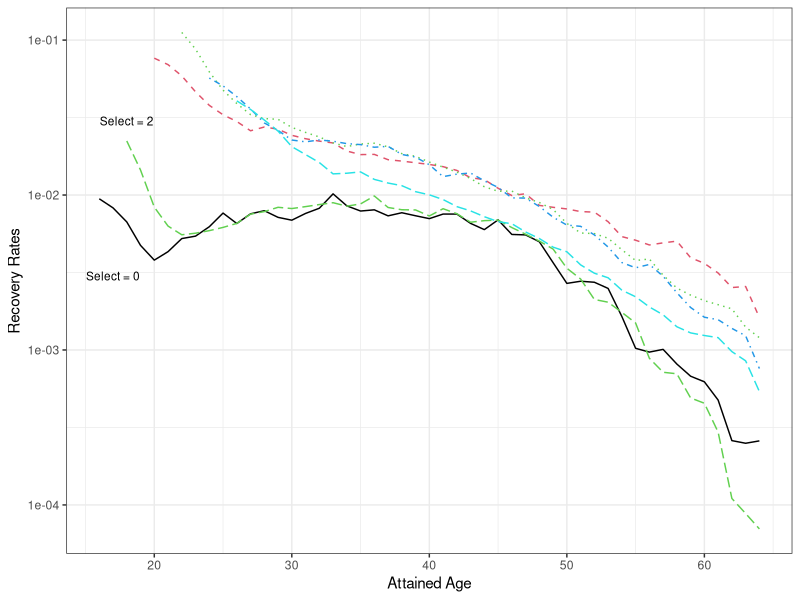
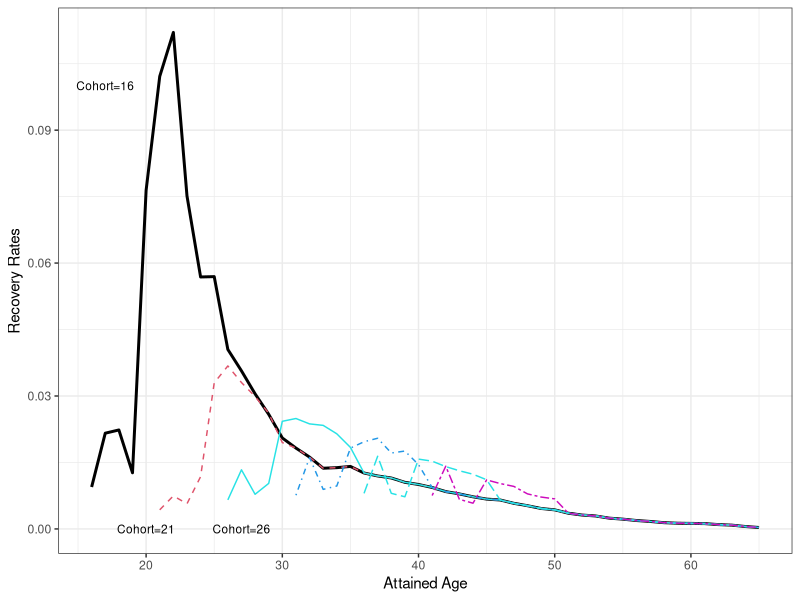
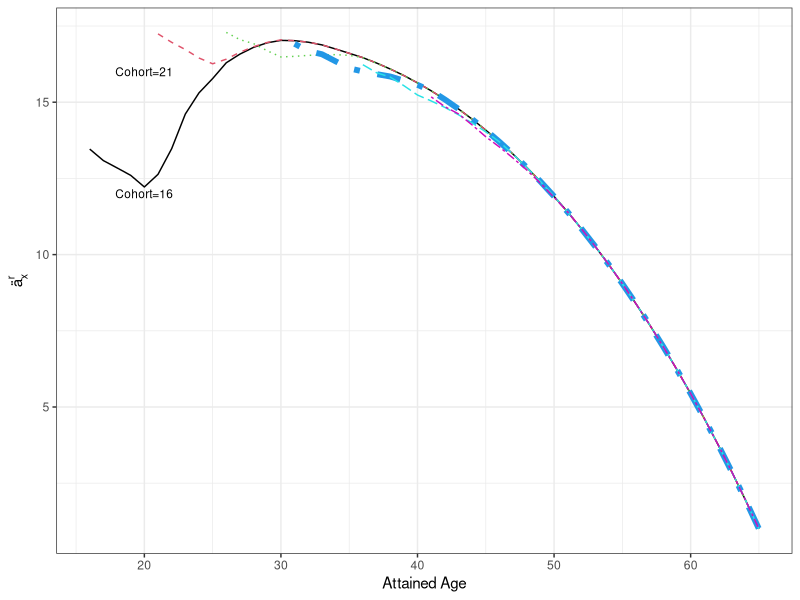
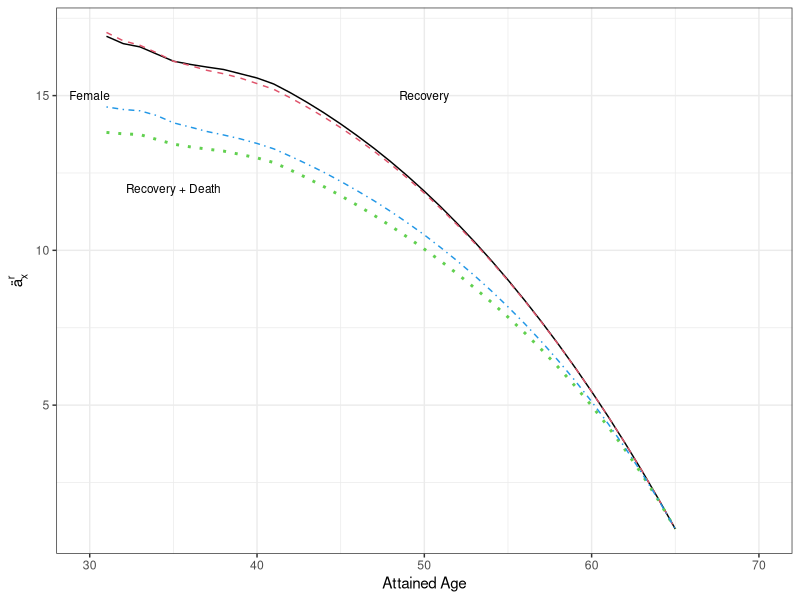

Generate these figures, in order, with R:
## ---- chunk 1
RecoveryData       <- read.csv("Data/MaleRecovery.csv",       header=T)
RecoveryFData      <- read.csv("Data/FemaleRecovery.csv",     header=T)
RecoveryDeathData  <- read.csv("Data/MaleRecoveryDeath.csv",  header=T)
RecoveryDeathFData <- read.csv("Data/FemaleRecoveryDeath.csv",header=T)

## ---- chunk 2
library(ggplot2)
library(gridExtra)

dataf <- data.frame(RecoveryData)
ggplot(dataf,aes(x=Entryx, y=Select.0)) + theme_bw() + 
  geom_line(aes(y = Select.0), linetype = 1, col = 1) +
  geom_line(aes(x=c(rep(NA,2),Entryx[3:49]), y = c(rep(NA,2),Select.2[1:47])), linetype = 11, col = 11) +
  geom_line(aes(x=c(rep(NA,4),Entryx[5:49]), y = c(rep(NA,4),Select.4[1:45])), linetype = 2, col = 2) +
  geom_line(aes(x=c(rep(NA,6),Entryx[7:49]), y = c(rep(NA,6),Select.6[1:43])), linetype = 3, col = 3) +
  geom_line(aes(x=c(rep(NA,8),Entryx[9:49]), y = c(rep(NA,8),Select.8[1:41])), linetype = 4, col = 4) +
  geom_line(aes(x=c(rep(NA,10),Entryx[11:49]), y = c(rep(NA,10),Ultimate[1:39])), linetype = 5, col = 5) +
  xlab("Attained Age") + ylab("Recovery Rates") +
  scale_y_continuous(trans='log10') +
  annotate("text", x=17, y=0.003, size=3, label = "Select = 0") +
  annotate("text", x=18, y=0.030, size=3, label = "Select = 2")

## ---- chunk 3
# Convert to Cohort Format

matRecoveryM <- data.matrix(RecoveryData)
matRecoveryF <- data.matrix(RecoveryFData)
matRecoveryDeathM <- data.matrix(RecoveryDeathData)
matRecoveryDeathF <- data.matrix(RecoveryDeathFData)

RecoveryCohortM <- matrix(NA, nrow = 64-16+1, ncol = 65-16+1)

for (irow in 1:(64-16+1)){
#xEntry = 15+irow
for (icol in 2:(65-(15+irow)+2)){
#xAttained
    if (icol < 13){RecoveryCohortM[irow,icol+irow-1-1] = matRecoveryM[irow,icol]}
             else {RecoveryCohortM[irow,icol+irow-1-1] = matRecoveryM[icol+irow-1 - 11,12]}
}
}

## ---- chunk 4
xAttained <- 16:65

dataf <- data.frame(cbind(xAttained,t(RecoveryCohortM)))
ggplot(dataf, aes(xAttained, y=V2)) + theme_bw() + 
  geom_line(aes(y = V2), linetype = 1, col = 1, size=1.01) + 
  geom_line(aes(y = V7), linetype = 2, col = 2) +
  geom_line(aes(y = V12), linetype = 13, col = 13) +
  geom_line(aes(y = V17), linetype = 4, col = 4) +
  geom_line(aes(y = V22), linetype = 5, col = 5) +
  geom_line(aes(y = V27), linetype = 6, col = 6) +
  xlab("Attained Age") + ylab("Recovery Rates") +
  annotate("text", x=17, y=0.1, size=3, label = "Cohort=16") +
  annotate("text", x=20, y=0.0, size=3, label = "Cohort=21") +
  annotate("text", x=27, y=0.0, size=3, label = "Cohort=26")

## ---- chunk 5

AddPV <- function(x, q.x, int=0.04){
  v = 1/(1+int)
  num = length(x)
  0*x -> add.x
  add.x[num] = 1 #+ (1-q.x[num])/(int + 1e-12)
  for (i in 1:(num-1)){
    add.x[num-i] = 1 + v*(1-q.x[num-i])*add.x[num-i+1] 
  }
    tablelife <- cbind(x,q.x,add.x)
  return(tablelife)
}

add.x.16 <- AddPV(x=16:65, q.x=RecoveryCohortM[1,1:49])[,3]
add.x.21 <- c(rep(NA,5), AddPV(x=21:65, q.x=RecoveryCohortM[6,6:49])[,3])
add.x.26 <- c(rep(NA,10),AddPV(x=26:65, q.x=RecoveryCohortM[11,11:49])[,3])
add.x.31 <- c(rep(NA,15),AddPV(x=31:65, q.x=RecoveryCohortM[16,16:49])[,3])
add.x.36 <- c(rep(NA,20),AddPV(x=36:65, q.x=RecoveryCohortM[21,21:49])[,3])
add.x.41 <- c(rep(NA,25),AddPV(x=41:65, q.x=RecoveryCohortM[26,26:49])[,3])

dataf <- data.frame(cbind(xAttained,add.x.16, add.x.21,
                          add.x.26, add.x.31, add.x.36, add.x.41 ))

ggplot(dataf,aes(x=xAttained, y=add.x.16)) + theme_bw() +
  geom_line(aes(y = add.x.16), color = 1, linetype=1) +
  geom_line(aes(y = add.x.21), color = 2, linetype=2 ) + 
  geom_line(aes(y = add.x.26), color = 3, linetype=3 ) + 
  geom_line(aes(y = add.x.31), color = 4, linetype=4, size = 2  ) + 
  geom_line(aes(y = add.x.36), color = 5, linetype=5 ) +  
  geom_line(aes(y = add.x.41), color = 6, linetype=6) +   
  xlab("Attained Age") + ylab(expression(ä[x]^r)) +
  annotate("text", x=20, y=12, size=3, label = "Cohort=16") +
  annotate("text", x=20, y=16, size=3, label = "Cohort=21") 

## ---- chunk 6

CreateCohort <- function(matData){
  CohortData <- matrix(NA, nrow = 64-16+1, ncol = 65-16+1)
  for (irow in 1:(64-16+1)){
  #xEntry = 15+irow
  for (icol in 2:(65-(15+irow)+2)){
  #xAttained
    if (icol < 13){CohortData[irow,icol+irow-1-1] = matData[irow,icol]}
             else {CohortData[irow,icol+irow-1-1] = matData[icol+irow-1 - 11,12]}
  }}
  return(CohortData)
  }
RecoveryCohortF      <- CreateCohort(matRecoveryF)
RecoveryDeathCohortM <- CreateCohort(matRecoveryDeathM)
RecoveryDeathCohortF <- CreateCohort(matRecoveryDeathF)

add.x.31RF  <- c(rep(NA,15),AddPV(x=31:65, q.x=RecoveryCohortF[16,16:49])[,3])
add.x.31RDM <- c(rep(NA,15),AddPV(x=31:65, q.x=RecoveryDeathCohortM[16,16:49])[,3])
add.x.31RDF <- c(rep(NA,15),AddPV(x=31:65, q.x=RecoveryDeathCohortF[16,16:49])[,3])


dataf <- data.frame(cbind(xAttained,add.x.31, add.x.31RF, add.x.31RDM,add.x.31RDF ))

ggplot(dataf,aes(x=xAttained, y=add.x.31)) + theme_bw()+
  geom_line(aes(y = add.x.31), color = 1, linetype=1) +
  geom_line(aes(y = add.x.31RF), color = 2, linetype=2 ) + 
  geom_line(aes(y = add.x.31RDM), color = 3, linetype=3, size=1 ) + 
  geom_line(aes(y = add.x.31RDF), color = 4, linetype=4 ) +
  xlab("Attained Age") + ylab(expression(ä[x]^r)) +
  coord_cartesian(xlim =c(30,70)) +
  annotate("text", x=50, y=15, size=3, label = "Recovery") +
  annotate("text", x=35, y=12, size=3, label = "Recovery + Death") +
  annotate("text", x=30, y=15, size=3, label = "Female") 

